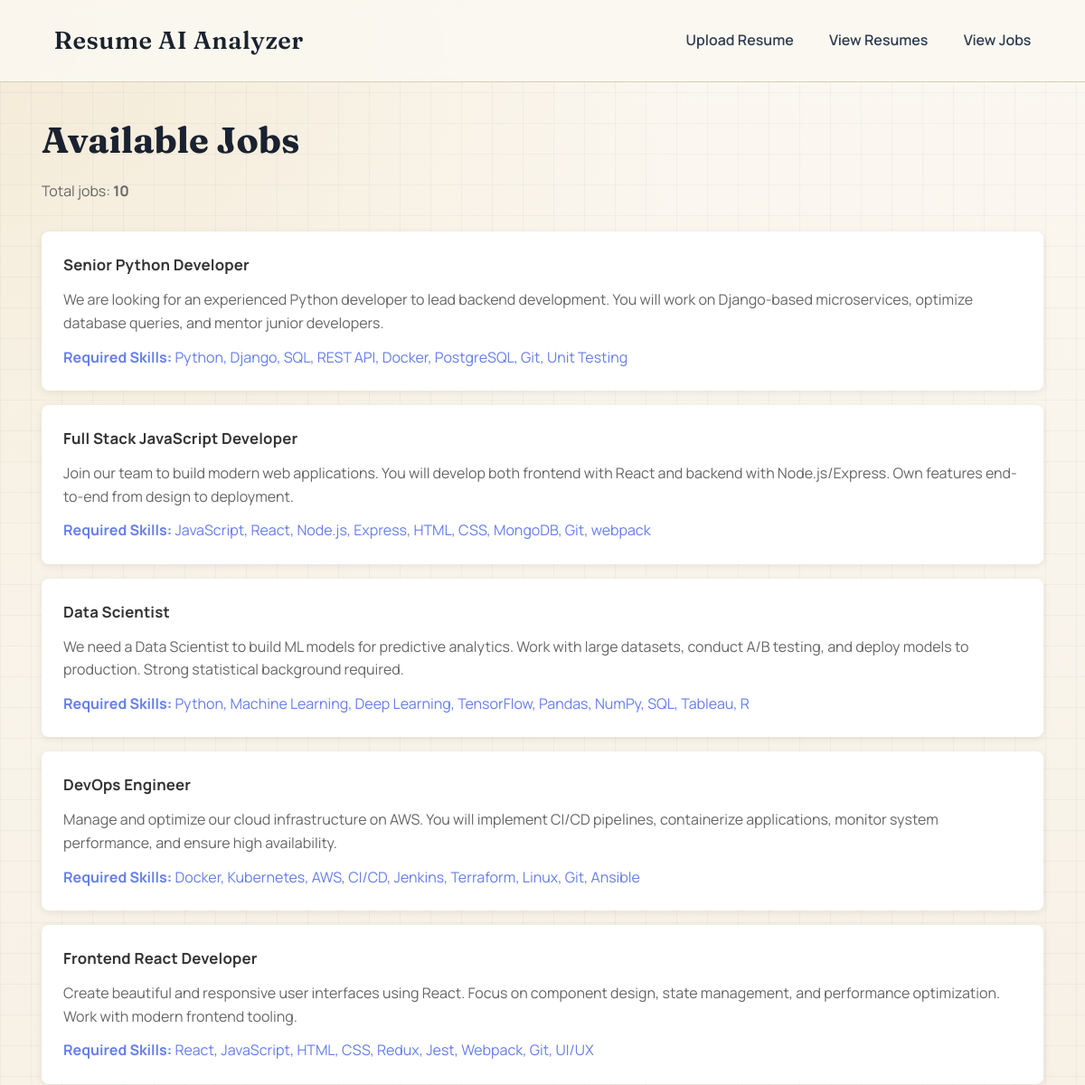
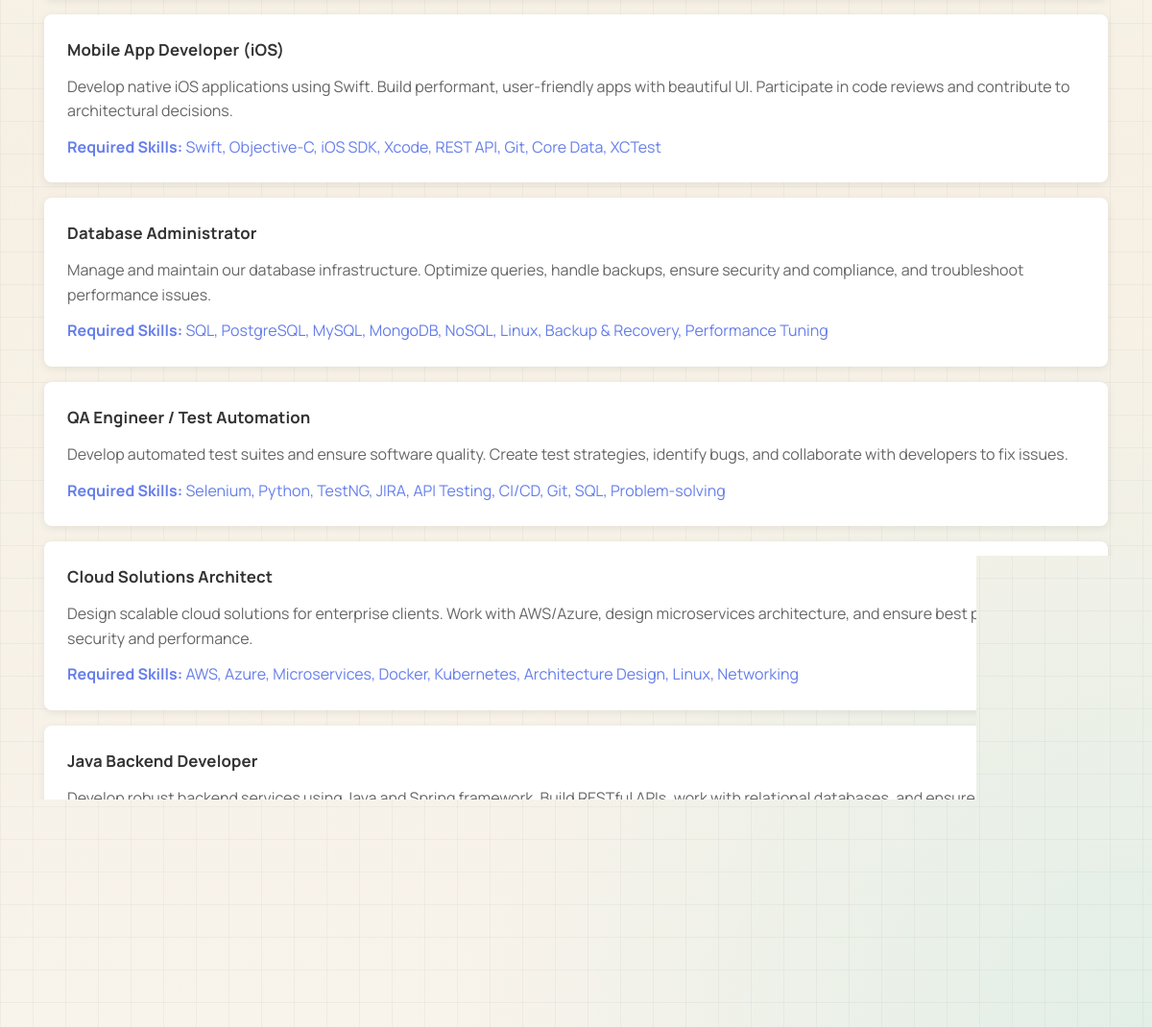
The app's page /analyzer/jobs/ with its own data (2 pictures, top to bottom).
### analyzer/models.py (models this page shows)
class Job(models.Model):
    title = models.CharField(max_length=255)
    description = models.TextField()
    required_skills = models.TextField()

### analyzer/views.py (the view)
# urls.py: path('jobs/', views.job_list, name='job_list'),
def job_list(request):
    jobs = Job.objects.all()
    context = {
        'jobs': jobs,
        'total_jobs': jobs.count()
    }
    return render(request, 'analyzer/job_list.html', context)

### analyzer/templates/analyzer/job_list.html (shortened to what this page needs)
{% extends 'analyzer/base.html' %}
{% block content %}
<h1>Available Jobs</h1>
<p style="margin-bottom: 2rem; color: #666;">Total jobs: <strong>{{ total_jobs }}</strong></p>
{% if jobs %}
    <div style="display: grid; gap: 1rem;">
        {% for job in jobs %}
            <div style="background: white; padding: 1.5rem; border-radius: 8px; box-shadow: 0 2px 8px rgba(0,0,0,0.08);">
                <h3 style="margin-bottom: 0.75rem; color: #333;">{{ job.title }}</h3>
                <p style="margin-bottom: 0.75rem; color: #666; line-height: 1.6;">{{ job.description }}</p>
                <p style="color: #667eea;"><strong>Required Skills:</strong> {{ job.required_skills }}</p>
            </div>
        {% endfor %}
    </div>
{% endif %}
{% endblock %}

### analyzer/templates/analyzer/base.html (style rules this page uses)
:root { --ink-900: #1a2230; --ink-700: #2f3e52; --ink-500: #58677a; --paper-100: #f6f3ea; --paper-200: #efe8dc; --paper-300: #e2d4bc; --brand-700: #0f766e; --brand-600: #12877e; --accent-600: #b45309; --accent-500: #c86410; --ok-100: #dff6ec; --ok-700: #1b6b48; --danger-100: #ffe4df; --danger-700: #8f2f24; --line: #d8ccb8; --shadow-lg: 0 16px 38px rgba(20, 26, 34, 0.12); --shadow-sm: 0 8px 20px rgba(20, 26, 34, 0.08); --radius-lg: 20px; --radius-md: 12px; --space-1: 0.5rem; --space-2: 0.75rem; --space-3: 1rem; --space-4: 1.5rem; --space-5: 2rem; --space-6: 3rem; --max-content: 1140px; }
* { margin: 0; padding: 0; box-sizing: border-box; }
body { font-family: 'Manrope', 'Segoe UI', sans-serif; background: radial-gradient(circle at 0% 0%, #f4ead6 0%, transparent 30%), radial-gradient(circle at 100% 100%, #e2efe7 0%, transparent 28%), linear-gradient(180deg, #fbf8f1 0%, #f6f0e4 60%, #f8f3eb 100%); color: var(--ink-900); min-height: 100vh; line-height: 1.6; position: relative; }
body::before { content: ''; position: fixed; inset: 0; background-image: linear-gradient(rgba(39, 52, 69, 0.04) 1px, transparent 1px), linear-gradient(90deg, rgba(39, 52, 69, 0.04) 1px, transparent 1px); background-size: 34px 34px; pointer-events: none; z-index: -1; }
h1 { margin-bottom: var(--space-2); color: var(--ink-900); font-family: 'Fraunces', Georgia, serif; font-size: clamp(1.8rem, 3.8vw, 2.5rem); }
h3 { font-size: 1.05rem; color: var(--ink-700); letter-spacing: 0.01em; }

### records on screen
Job: title "Senior Python Developer", description "We are looking for an experienced Python developer to lead backend development. You will work on Django-based microservices, optimize database queries, and mentor junior developers.", required_skills "Python, Django, SQL, REST API, Docker, PostgreSQL, Git, Unit Testing"
Job: title "Full Stack JavaScript Developer", description "Join our team to build modern web applications. You will develop both frontend with React and backend with Node.js/Express. Own features end-to-end from design to deployment.", required_skills "JavaScript, React, Node.js, Express, HTML, CSS, MongoDB, Git, webpack"
Job: title "Data Scientist", description "We need a Data Scientist to build ML models for predictive analytics. Work with large datasets, conduct A/B testing, and deploy models to production. Strong statistical background required.", required_skills "Python, Machine Learning, Deep Learning, TensorFlow, Pandas, NumPy, SQL, Tableau, R"
Job: title "DevOps Engineer", description "Manage and optimize our cloud infrastructure on AWS. You will implement CI/CD pipelines, containerize applications, monitor system performance, and ensure high availability.", required_skills "Docker, Kubernetes, AWS, CI/CD, Jenkins, Terraform, Linux, Git, Ansible"
Job: title "Frontend React Developer", description "Create beautiful and responsive user interfaces using React. Focus on component design, state management, and performance optimization. Work with modern frontend tooling.", required_skills "React, JavaScript, HTML, CSS, Redux, Jest, Webpack, Git, UI/UX"
Job: title "Mobile App Developer (iOS)", description "Develop native iOS applications using Swift. Build performant, user-friendly apps with beautiful UI. Participate in code reviews and contribute to architectural decisions.", required_skills "Swift, Objective-C, iOS SDK, Xcode, REST API, Git, Core Data, XCTest"
Job: title "Database Administrator", description "Manage and maintain our database infrastructure. Optimize queries, handle backups, ensure security and compliance, and troubleshoot performance issues.", required_skills "SQL, PostgreSQL, MySQL, MongoDB, NoSQL, Linux, Backup & Recovery, Performance Tuning"
Job: title "QA Engineer / Test Automation", description "Develop automated test suites and ensure software quality. Create test strategies, identify bugs, and collaborate with developers to fix issues.", required_skills "Selenium, Python, TestNG, JIRA, API Testing, CI/CD, Git, SQL, Problem-solving"
Job: title "Cloud Solutions Architect", description "Design scalable cloud solutions for enterprise clients. Work with AWS/Azure, design microservices architecture, and ensure best practices for security and performance.", required_skills "AWS, Azure, Microservices, Docker, Kubernetes, Architecture Design, Linux, Networking"
Job: title "Java Backend Developer", description "Develop robust backend services using Java and Spring framework. Build RESTful APIs, work with relational databases, and ensure code quality through testing."

### other values on screen
{{ total_jobs }} "10"
